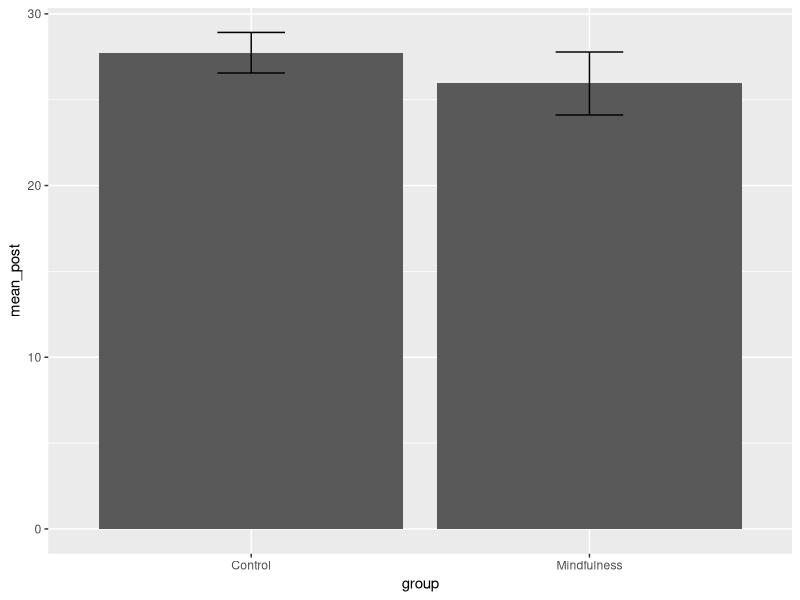

Write the R code that produced this figure.
# 1. Packages and the survey
library(readr)
library(dplyr)
library(ggplot2)
survey <- read_csv("wellbeing_survey.csv")

# 2. Summarise first
post_summary <- survey |>
  group_by(group) |>
  summarise(n = sum(!is.na(anxiety_post)),
            mean_post = mean(anxiety_post, na.rm = TRUE),
            se = sd(anxiety_post, na.rm = TRUE) / sqrt(n))
post_summary

# 3. Then plot the summary
p_means <- ggplot(post_summary, aes(x = group, y = mean_post)) +
  geom_col() +
  geom_errorbar(aes(ymin = mean_post - se, ymax = mean_post + se), width = 0.2)
p_means
